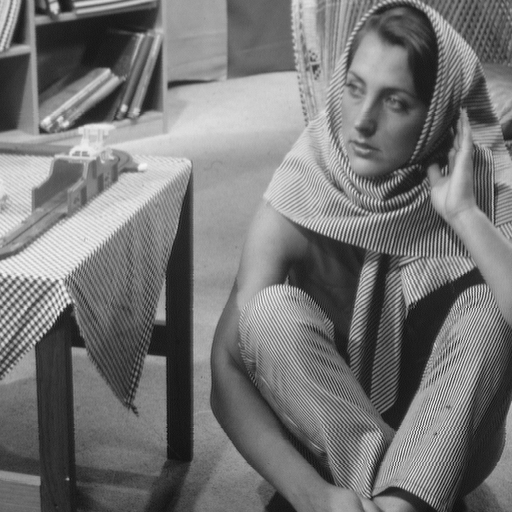
#> input picture data/barbara.png, 512 x 512 px
$ jupyter execute lez_15_IRLS_MOD_l1Denoising.ipynb
#> lines starting #> are read from the running program, lines starting #| are printed output that depends on the picture
### labs/lib.py
import numpy as np
import scipy as sp
from concurrent.futures import ThreadPoolExecutor
from scipy.signal import convolve

# [12 lines left out: functions dct_matrix, dct2d_matrix, not called in this run]

def psnr(x, y):
    return -10 * np.log10(np.mean(np.square(x - y)))

def hard_th(x, tau):
    return np.where(np.abs(x) > tau, x, 0)

def soft_th(x, tau):
    return np.sign(x) * np.maximum(np.abs(x) - tau, 0)

# [4 lines left out: function Lsparse, not called in this run]

def img_to_patches(img, p, stride=1):
    return np.stack([
        img[i:i+p, j:j+p].ravel()
        for i in range(0, img.shape[0] - p + 1, stride)
        for j in range(0, img.shape[1] - p + 1, stride)
    ], axis=1)

# [63 lines left out: functions LSOMP, OMP, power_method, not called in this run]


class MatchingPursuit:
    """
    Matching Pursuit algorithm for sparse signal recovery.
    """

    class Mode:
        VANILLA = 0
        ORTHOGONAL = 1
        LEAST_SQUARES = 2

    # [63 lines left out: functions __init__, fit, not called in this run]

    def __compute_multiple(self, D: np.ndarray, S: np.ndarray):
        return np.stack([self.__compute(D, S[:, idx]) for idx in range(S.shape[1])]).T

    # [24 lines left out: functions __compute, __stopping_criterion, not called in this run]

    def __preliminar_computations(self, D: np.ndarray):
        D /= np.linalg.norm(D, axis=0)

    # [64 lines left out: functions __compute_vanilla, __compute_orthogonal, __compute_least_squares, not called in this run]

class kSVD:
    # [71 lines left out: functions __init__, fit, __compute, not called in this run]

def FISTA(A, b, lmbda, gamma=1e-3, tol=1e-2, max_iter=1000):
    x = np.zeros(A.shape[1])
    alpha = 1
    y = x.copy()
    ATb = A.T @ b
    for it in range(max_iter):
        x_new = soft_th(y - gamma * (A.T @ (A @ y) - ATb), lmbda * gamma)
        alpha_new = (1 + np.sqrt(1 + 4 * alpha**2)) / 2
        y = x_new + (alpha - 1) / alpha_new * (x_new - x)
        if np.linalg.norm(x_new - x) < tol:
            break
        x = x_new
        alpha = alpha_new
    return x

# [101 lines left out: functions IRLS, MOD, generate_lpa_filter, not called in this run]

class LPA_ICI:
    """
    LPA-ICI algorithm for signal denoising.
    """
    # [67 lines left out: functions __init__, fit, not called in this run]

class RANSAC:
    # [70 lines left out: functions __init__, fit, not called in this run]

class DLT:
    """
    Direct Linear Transform algorithm.
    """
    def __init__(self):
        pass

    # [30 lines left out: functions fit, predict, not called in this run]


class LS:
    """
    Least Squares algorithm.
    """
    def __init__(self):
        pass

    # [28 lines left out: functions fit, predict, not called in this run]

class ConicFitter:
    def __init__(self):
        pass

    # [27 lines left out: functions fit, __compute_y, display, not called in this run]


### labs/lez_15_IRLS_MOD_l1Denoising.ipynb
[cell 1]
from skimage.io import imread
import numpy as np
from scipy.io import loadmat
from matplotlib import pyplot as plt
import time
import lib
np.random.seed(666)

[cell 2]
rootfolder = '..'

IRLS Algorithm
--------------
Define the problem parameters

[cell 3]
A = np.array([[1, 3], [3, 1]]) # low dimensions to plot it, you can test larger sizes
b = np.array([-1, 2])

lmbda = 0.5

The function to be minimized is $\frac{1}{2}\|Ax-b\|_2^2 + \lambda \|x\|_1$

[cell 4]
f = lambda x: 0.5 * np.sum((A @ x - b) ** 2) + lmbda * np.sum(np.abs(x))

# derivative of f from matrix calculus
df = lambda x: A.T @ (A @ x) - A.T @ b

Plot the function

[cell 5]
# this function has been prepared only for the visualization sake, no need to go through this but it renders some nice
# graphics :)
F = lambda r1, r2: (r1 * A[0, 0] + r2 * A[0, 1] - b[0]) ** 2 + (r1 * A[1, 0] + r2 * A[1,1] - b[1]) ** 2 + lmbda * (np.abs(r1) + np.abs(r2))
xx, yy = np.meshgrid(np.arange(-10, 10, 1), np.arange(-10, 10, 1))

fig = plt.figure()
ax = plt.axes(projection='3d')
ax.plot_surface(xx, yy, F(xx, yy), edgecolor=[0, 0, 1], alpha=0.5, facecolor=[0, 1, 1]);
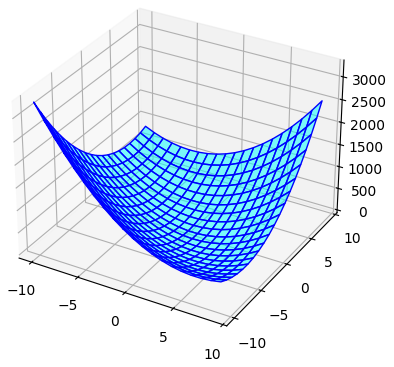
#> figure drawn by matplotlib, 1 panel

Set the parameters

[cell 6]
MAX_ITER = 1e3
TOL_DIST_X = 1e-10

Initialization: test different inizializations, the function is convex, you always converge to the same solution

[cell 7]
x0 = np.array([10, 5])

# initialization
all_x = [x0]
distanceX = 1e10  # stopping criteria
cnt = 0
delta = 1e-6

Main loop

[cell 8]
while cnt < MAX_ITER and distanceX > TOL_DIST_X:
    x = all_x[-1]

    # compute the weight matrix
    W = np.diag(1 / (np.abs(x) + delta))

    # solve the weighted regularized LS system
    x_current = np.linalg.inv(A.T @ A + lmbda * W) @ A.T @ x

    distanceX = np.linalg.norm(x_current - x)

    # store the estimate
    # update all_x
    all_x.append(x_current)

    cnt = cnt + 1

Plot all the estimates

[cell 9]
# plot the new estimate
xxplot = [x[0] for x in all_x]
yyplot = [x[1] for x in all_x]
zzplot = F(np.array(xxplot), np.array(yyplot))

fig = plt.figure(figsize=(10,10))
ax = plt.axes(projection='3d')
ax.plot_surface(xx, yy, F(xx, yy), edgecolor=[0, 0, 1], alpha=0.5, facecolor=[0, 1, 1])
ax.plot3D(xxplot, yyplot, zzplot, 'r-o');
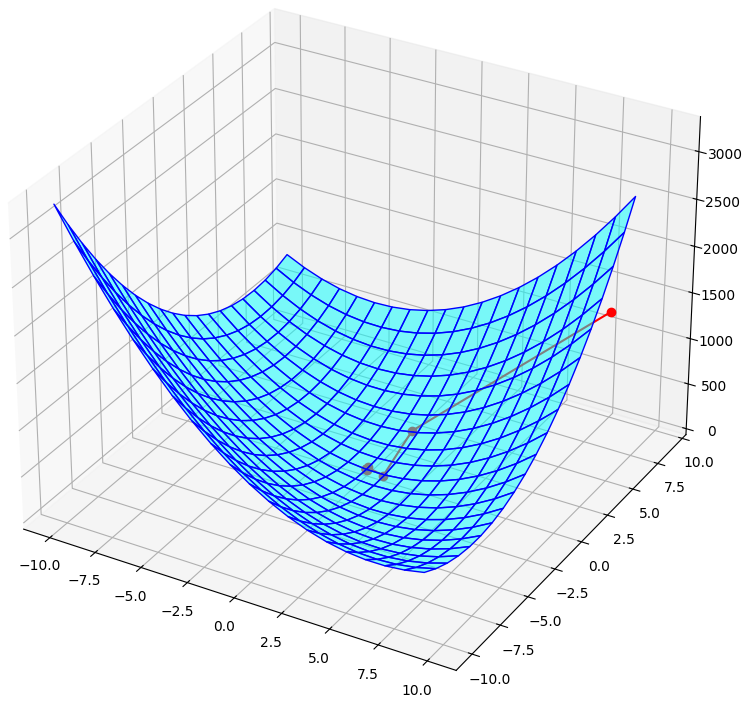
#> figure drawn by matplotlib, 1 panel

[cell 10]
print(f'nr of iteration of IRLS (before stopping criteria met): {cnt}\n')
print(f'Solution of IRLS: [{x_current[0]:.4f}, {x_current[1]:.4f}]\n')
print(f'Value of the functional: {f(x_current):.4f}\n');

MOD dictionary learning
-----------------------
Useful function for plot the 2D DCT dictionary

[cell 11]
def get_dictionary_img(D):
    M, N = D.shape
    p = int(round(np.sqrt(M)))
    nnn = int(np.ceil(np.sqrt(N)))
    bound = 2
    img = np.ones((nnn*p+bound*(nnn-1), nnn*p+bound*(nnn-1)))
    for i in range(N):
        m = np.mod(i, nnn)
        n = int((i-m)/nnn)
        m = m * p + bound * m
        n = n * p + bound * n
        atom = D[:, i].reshape((p, p))
        if atom.min() < atom.max():
            atom = (atom - atom.min()) / (atom.max() - atom.min())
        img[m: m + p, n: n + p] = atom

    return img

Define a function to perform the sparse coding using your favorite algorithm (IRLS, FISTA or ISTA)

[cell 12]
# check lib.py

Load the image and rescale it in [0,1]

[cell 13]
img = imread(f'{rootfolder}/data/barbara.png') / 255
#> img: shape (512, 512) float64; min 0.0471, max 0.965, mean 0.46
imsz = img.shape
#> imsz = (512, 512)
plt.imshow(img, cmap='gray');

Set the parameters

[cell 14]
# patch size
p = 8

# number of elements in the patchfrom skimage.io import imread
M = p ** 2

# number of columns in the dictionary
N = 96

# extract the random patches from the noisy image
npatch = 1000

# only few MOD iterations are needed for a good dictionary
max_iter = 10

lmbda = 0.1

Extract $npatch$ random patches from the image

[cell 15]
S = lib.img_to_patches(img, p)
S = S[:, np.random.choice(S.shape[1], npatch)]
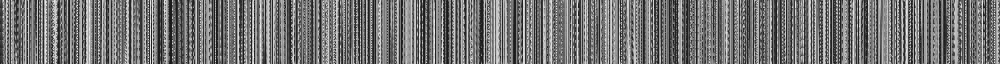
#> S: shape (64, 1000) float64; min 0.0706, max 0.953, mean 0.452
S.shape
#> Out = (64, 1000)

Initialize the dictionary randomly and the normalize the columns

[cell 16]
D = np.random.randn(M, N)
D = D / np.linalg.norm(D, axis=0)
D.shape

Initialize a matrix for the coefficients of all the patches

[cell 17]
X = D.T @ S
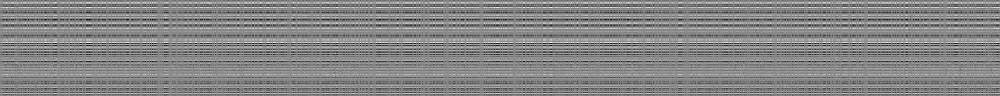
#> X: shape (96, 1000) float64; min -2.14, max 1.8, mean -0.0786; drawn with min black and max white
X.shape
#> Out = (96, 1000)
